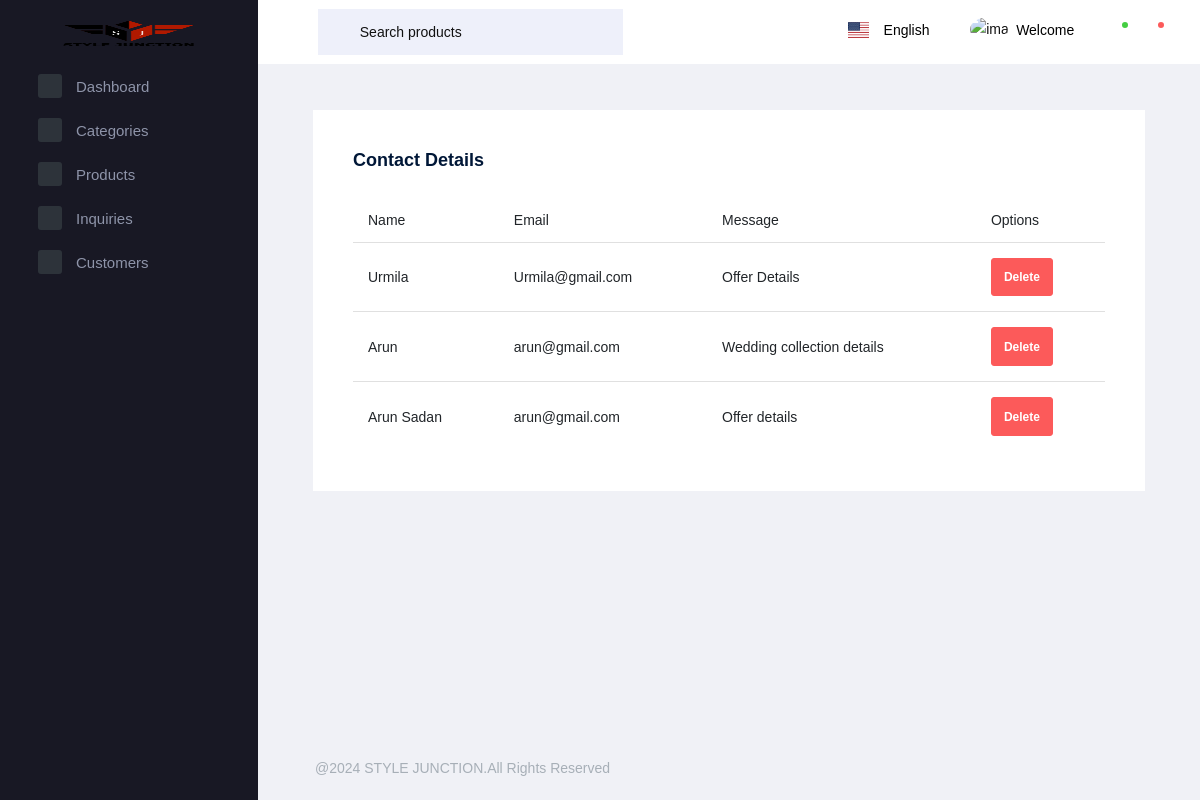
The app's page /TextAdminApp/contact_details/ with its own data.
### TextWebApp/models.py (models this page shows)
class ContactDB(models.Model):
    Name = models.CharField(max_length=50,blank=True,null=True)
    Email = models.EmailField(max_length=50,blank=True,null=True)
    Message = models.TextField(max_length=500,blank=True,null=True)

### TextAdminApp/views.py (the view)
# urls.py: path('contact_details/',views.contact_details,name="contact_details"),
def contact_details(request):
    details = ContactDB.objects.all()
    return render(request,"Contact_Details.html",{'details':details})

### TextAdminApp/templates/Contact_Details.html (shortened to what this page needs)
<!DOCTYPE html>
{% extends 'index.html' %}
{% block content %}
<html lang="en">
<head>
</head>
<body>
<div class="col-lg-12 grid-margin stretch-card">
                <div class="card">
                  <div class="card-body">
                    <h4 class="card-title">Contact Details</h4>
                    <table class="table table-hover">
                      <thead>
                        <tr>
                          <th>Name</th>
                          <th>Email</th>
                          <th>Message</th>
                          <th>Options</th>
                        </tr>
                      </thead>
                      <tbody>
                       {% for d in details %}
                       <tr>
                           <td>{{d.Name}}</td>
                           <td>{{d.Email}}</td>
                           <td>{{d.Message}}</td>
                           <td>
                                <a href="{% url 'delete_contact' con_id=d.id %}">
                                   <button class="btn btn-danger">Delete</button>
                               </a>
                           </td>
                       </tr>
                      {% endfor %}
                      </tbody>
                    </table>
                  </div>
                </div>
              </div>
</body>
</html>
{% endblock %}

### records on screen
ContactDB: Name "Urmila", Email "Urmila@gmail.com", Message "Offer Details"
ContactDB: Name "Arun", Email "arun@gmail.com", Message "Wedding collection details"
ContactDB: Name "Arun Sadan", Email "arun@gmail.com", Message "Offer details"
